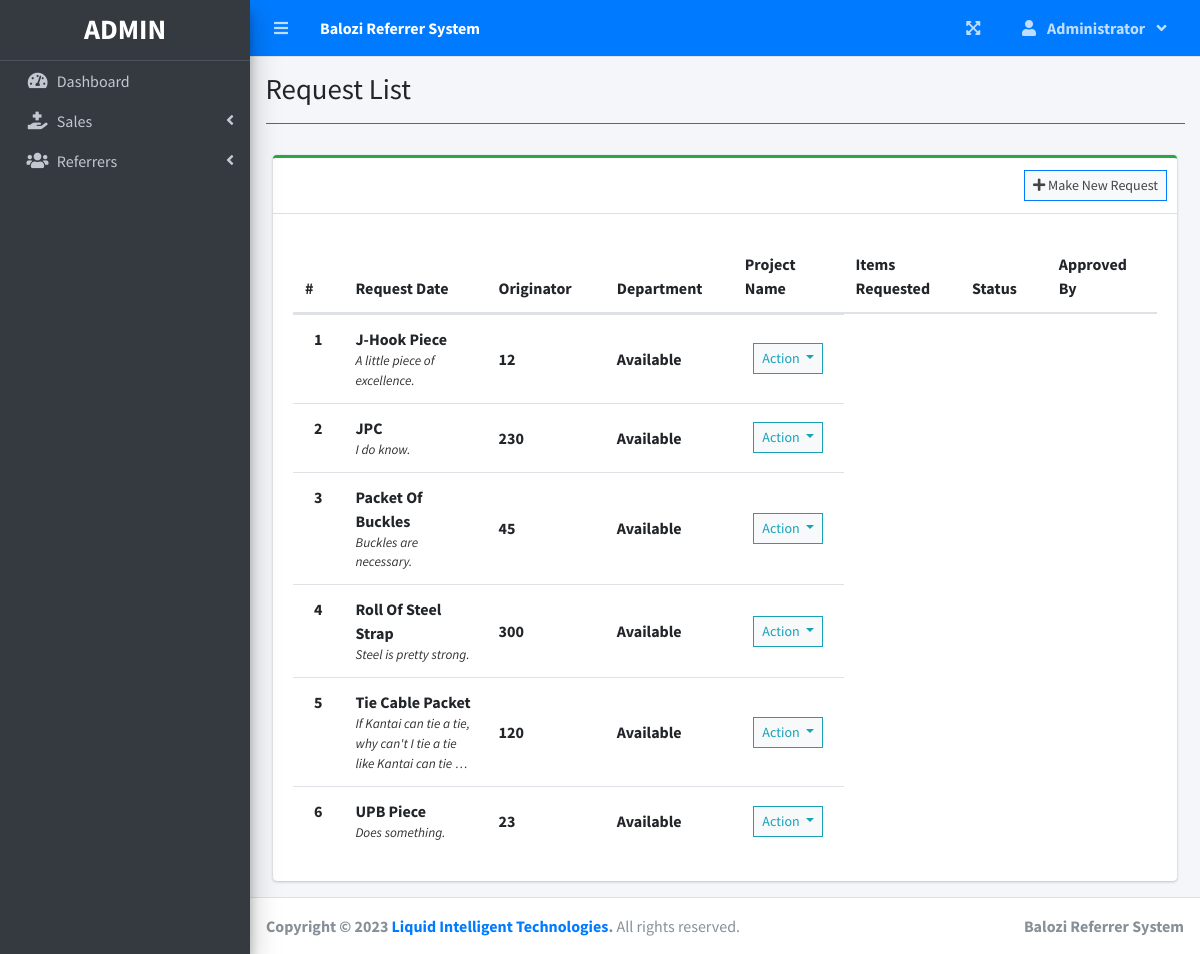
Screenshot of /index.php?page=request_list (signed in) with the database file from the repository.
### tables this page shows
CREATE TABLE `items` (
  `id` int(11) NOT NULL,
  `name` varchar(50) NOT NULL,
  `description` text DEFAULT NULL,
  `price` int(11) DEFAULT NULL,
  `status` varchar(20) NOT NULL DEFAULT 'Available'
);

### request_list.php (the view, shortened to what this page needs)
<?php include'db_connect.php' ?>
<div class="col-lg-12">
	<div class="card card-outline card-success">
		<div class="card-header">
			<div class="card-tools">
				<a class="btn btn-block btn-sm btn-default btn-flat border-primary" href="./index.php?page=new_request"><i class="fa fa-plus"></i> Make New Request</a>
			</div>
		</div>
		<div class="card-body">
			<table class="table tabe-hover table-condensed" id="list">
				<colgroup>
					<col width="5%">
					<col width="35%">
					<col width="15%">
					<col width="15%">
					<col width="20%">
					<col width="10%">
				</colgroup>
				<thead>
					<tr>
						<th class="text-center">#</th>
						<th>Request Date</th>
						<th>Originator</th>
						<th>Department</th>
                        <th>Project Name</th>
                        <th>Items Requested</th>
                        <th>Status</th>
                        <th>Approved By</th>
					</tr>
				</thead>
				<tbody>
					<?php
					$i = 1;
					$qry = $conn->query("SELECT * FROM items order by name asc");
					while($row= $qry->fetch_assoc()):
						$trans = get_html_translation_table(HTML_ENTITIES,ENT_QUOTES);
						unset($trans["\""], $trans["<"], $trans[">"], $trans["<h2"]);
						$desc = strtr(html_entity_decode($row['description']),$trans);
						$desc=str_replace(array("<li>","</li>"), array("",", "), $desc);
					?>
					<tr>
						<th class="text-center"><?php echo $i++ ?></th>
						<td>
							<p><b><?php echo ucwords($row['name']) ?></b></p>
							<p class="truncate"><?php echo strip_tags($desc) ?></p>
						</td>
						<td><b><?php echo ($row['price']) ?></b></td>
                        <td><b><?php echo ($row['status']) ?></b></td>
						<td class="text-center">
							<button type="button" class="btn btn-default btn-sm btn-flat border-info wave-effect text-info dropdown-toggle" data-toggle="dropdown" aria-expanded="true">
		                      Action
		                    </button>
						</td>
					</tr>
				<?php endwhile; ?>
				</tbody>
			</table>
		</div>
	</div>
</div>

### request_list.php (style rules this page uses)
table p { margin: unset !important; }
table td { vertical-align: middle !important }

### rows the page displays
items: name "J-Hook Piece", description "A little piece of excellence.", price "12", status "Available"
items: name "JPC", description "I do know.", price "230", status "Available"
items: name "Packet Of Buckles", description "Buckles are necessary.", price "45", status "Available"
items: name "Roll Of Steel Strap", description "Steel is pretty strong.", price "300", status "Available"
items: name "Tie Cable Packet", description "If Kantai can tie a tie, why can't I tie a tie like Kantai can tie…", price "120", status "Available"
items: name "UPB Piece", description "Does something.", price "23", status "Available"

### other values shown
$_SESSION['system']['name'] "Balozi Referrer System"
$_SESSION['login_fullname'] "Administrator"
$title "Request List"
